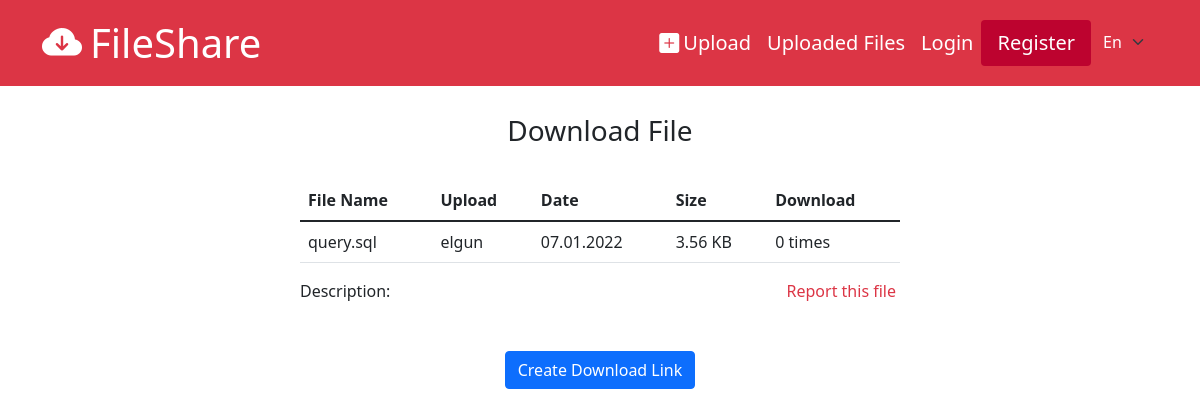
Page /files/info/190 on the committed database.
### tables this page shows
CREATE TABLE `fileinfo` (
  `id` int(11) NOT NULL,
  `file_id` int(11) NOT NULL,
  `storage_id` int(11) DEFAULT NULL,
  `download_count` int(11) NOT NULL DEFAULT 0,
  `status` int(11) NOT NULL DEFAULT 0,
  `old_status` int(11) DEFAULT NULL,
  `password` varchar(255) DEFAULT NULL,
  `description` varchar(255) DEFAULT NULL
);

CREATE TABLE `file` (
  `id` int(11) NOT NULL,
  `name` varchar(255) NOT NULL,
  `path` varchar(255) NOT NULL,
  `size` varchar(255) NOT NULL,
  `created_at` datetime NOT NULL DEFAULT current_timestamp(),
  `type` varchar(255) NOT NULL
);

CREATE TABLE `user` (
  `id` int(11) NOT NULL,
  `name` varchar(255) NOT NULL,
  `username` varchar(255) NOT NULL,
  `email` varchar(255) NOT NULL,
  `password` varchar(255) NOT NULL,
  `birthdate` datetime DEFAULT NULL,
  `gender` int(11) DEFAULT NULL,
  `created_at` datetime NOT NULL DEFAULT current_timestamp(),
  `status` int(11) NOT NULL
);

### app/libraries/Core.php (called while the page is built, shortened)
<?php
    class Core{
        protected $currentMethod = 'index';
        protected $params = [];
        public function __construct()
        {
            $url = $this->getUrl();
            $index = 0;
            if(isset($url[$index]) && file_exists('../app/controllers/' . $url[$index] . '.php')){
                unset($url[$index]);
                $index++;
            }
            $this->currentController = new $this->currentController;
            if(isset($url[$index])){
                if(method_exists($this->currentController, $url[$index])){
                    $this->currentMethod = $url[$index];
                    unset($url[$index]);
                }
                $this->params = $url ? array_values($url) : [];
            }
            call_user_func_array([ $this->currentController, $this->currentMethod ], $this->params);
        }
        public function getUrl(){
            if(isset($_GET['url'])){
                $url = rtrim($_GET['url'], '/');
                $url = filter_var($url, FILTER_SANITIZE_URL);
                $url = explode('/', $url);
                return $url;
            }
        }
    }

### public/index.php (called while the page is built, shortened)
<?php
    new Core();

### app/libraries/Database.php (called while the page is built, shortened)
<?php
    class Database{
        private $dbh;
        private $stmt;
        public function __construct($host, $user, $pass, $dbname){
            $dsn = 'mysql:host=' . $host . ';dbname=' . $dbname;
            $options = [
                PDO::ATTR_PERSISTENT => true,
                PDO::ATTR_ERRMODE => PDO::ERRMODE_EXCEPTION,
                PDO::ATTR_DEFAULT_FETCH_MODE => PDO::FETCH_OBJ,
            ];
            try{
                $this->dbh = new PDO($dsn, $user, $pass, $options);
            }catch(PDOException $e){
                $this->error = $e->getMessage();
                echo $this->error;
            }
        }
        public function query($sql){
            $this->stmt = $this->dbh->prepare($sql);
        }
        public function bind($param, $value, $type = null){
            if(is_null($type)){
                switch(true){
                    default:
                        $type = PDO::PARAM_STR;
                }
            }
            $this->stmt->bindValue($param, $value, $type);
        }
        public function execute(){
            return $this->stmt->execute();
        }
        public function single(){
            $this->execute();
            return $this->stmt->fetch();
        }
    }

### app/models/FileInfo.php (called while the page is built, shortened)
<?php
    class FileInfo extends Model{
        public function getFileInfoById($id){
            $sql = "SELECT *,`fileinfo`.`id` AS `fileinfo_id`,
                             `file`.`created_at` AS `file_created_at`,
                             `file`.`id` AS `file_id`,
                              `file`.`name` AS `file_name`,
                              `fileinfo`.`password` AS `fileinfo_password`,
                              `fileinfo`.`status` AS `fileinfo_status`
                                            FROM `fileinfo` INNER JOIN `file`
                                                    ON `file`.`id` = `fileinfo`.`file_id`
                                            WHERE `fileinfo`.`id` = :id";
            $this->db->query($sql);
            $this->db->bind(':id', $id);
            $this->db->execute();
            $rec = $this->db->single();
            if($rec){
                if(!is_null($rec->storage_id)){
                    $sql = 'SELECT *,`fileinfo`.`id` AS `fileinfo_id`,
                                     `file`.`created_at` AS `file_created_at`,
                                     `file`.`name` AS `file_name`,
                                  `fileinfo`.`password` AS `fileinfo_password`,
                                    `fileinfo`.`status` AS `fileinfo_status`
                                                        FROM `fileinfo` INNER JOIN `file`
                                                        ON `file`.`id` = `fileinfo`.`file_id`
                                                     INNER JOIN `userstorage`
                                                        ON `userstorage`.`id` = `fileinfo`.`storage_id`
                                                     INNER JOIN `user`
                                                        ON `user`.`id` = `userstorage`.`user_id`
                                                        WHERE `fileinfo`.`id` = :id';
                    $this->db->query($sql);
                    $this->db->bind(':id', $id);
                    $this->db->execute();
                    $rec = $this->db->single();
                    return $rec ? $rec : false;
                }
                return $rec;
            }
            return false;
        }
    }

### app/libraries/Model.php (called while the page is built, shortened)
<?php
    class Model{
        public function __construct()
        {
            $this->db = new Database(DB_HOST, DB_USER, DB_PASS, DB_NAME);
        }
    }

### app/helpers/sizing_helper.php (called while the page is built)
<?php
    function formatBytes($bytes, $precision = 2) {
        $units = array('B', 'KB', 'MB', 'GB', 'TB');
        $bytes = max($bytes, 0);
        $pow = floor(($bytes ? log($bytes) : 0) / log(1024));
        $pow = min($pow, count($units) - 1);
        $bytes /= pow(1024, $pow);
        return round($bytes, $precision) . ' ' . $units[$pow];
    }

### app/views/files/info.php (the view, shortened to what this page needs)
<?php require_once APPROOT . '/views/partials/header.php'?>
    <div class="d-flex flex-column justify-content-center align-items-center">
        <h1 class="fs-3 my-4"><?= $data['content']->title ?></h1>
        <div class="w-50 d-flex flex-column">
            <table class="table table-hover mt-2">
                <thead>
                    <tr>
                        <th><?= $data['content']->table->col0 ?></th>
                        <th><?= $data['content']->table->col1 ?></th>
                        <th><?= $data['content']->table->col2 ?></th>
                        <th><?= $data['content']->table->col3 ?></th>
                        <th><?= $data['content']->table->col4 ?></th>
                    </tr>
                </thead>
                <tbody>
                    <tr>
                        <td><?= $data['file']->file_name ?></td>
                        <td><?= property_exists($data['file'], 'username') ? $data['file']->username : $data['content']->guest ?></td>
                        <td><?= (new DateTime($data['file']->file_created_at))->format('d.m.Y') ?></td>
                        <td><?= formatBytes($data['file']->size) ?></td>
                        <td><?= $data['file']->download_count ?> <?= $data['content']->time ?></td>
                    </tr>
                </tbody>
            </table>
            <div class="d-grid">
                <div class="row">
                    <div class="col-6">
                        <p class="lead fs-6 d-inline"><?= $data['content']->desc ?>: </p><span><?= $data['file']->description ?></span>
                    </div>
                    <div class="col-6">
                        <a href="javascript:void(0);" class="text-danger float-end me-1" onclick="myModal.show()"><?= $data['content']->report ?></a>
                    </div>
                </div>
                <div class="row mt-5">
                    <div  class="col text-center">
                        <button id="download-btn" class="btn btn-primary"><?= $data['content']->button ?></button>
                    </div>
                </div>
            </div>
        </div>
    </div>
<?php require_once APPROOT . '/views/partials/footer.php'?>

### public/css/style.css (style rules this page uses)
a { text-decoration: none; }
body, p { margin: 0; }
body::before { display: block; height: 90px; content: ""; }

### rows in the picture
fileinfo: file.name "query.sql", user.username "elgun", file.created_at "07.01.2022", file.size "3.56 KB", download_count "0"

### other values in the picture
SITENAME "FileShare"
$content->menu1 "Upload"
$content->menu2 "Uploaded Files"
$content->menu4 "Login"
$content->menu5 "Register"
$data['content']->title "Download File"
$data['content']->table->col0 "File Name"
$data['content']->table->col1 "Upload"
$data['content']->table->col2 "Date"
$data['content']->table->col3 "Size"
$data['content']->table->col4 "Download"
$data['content']->time "times"
$data['content']->desc "Description"
$data['content']->report "Report this file"
$data['content']->button "Create Download Link"
